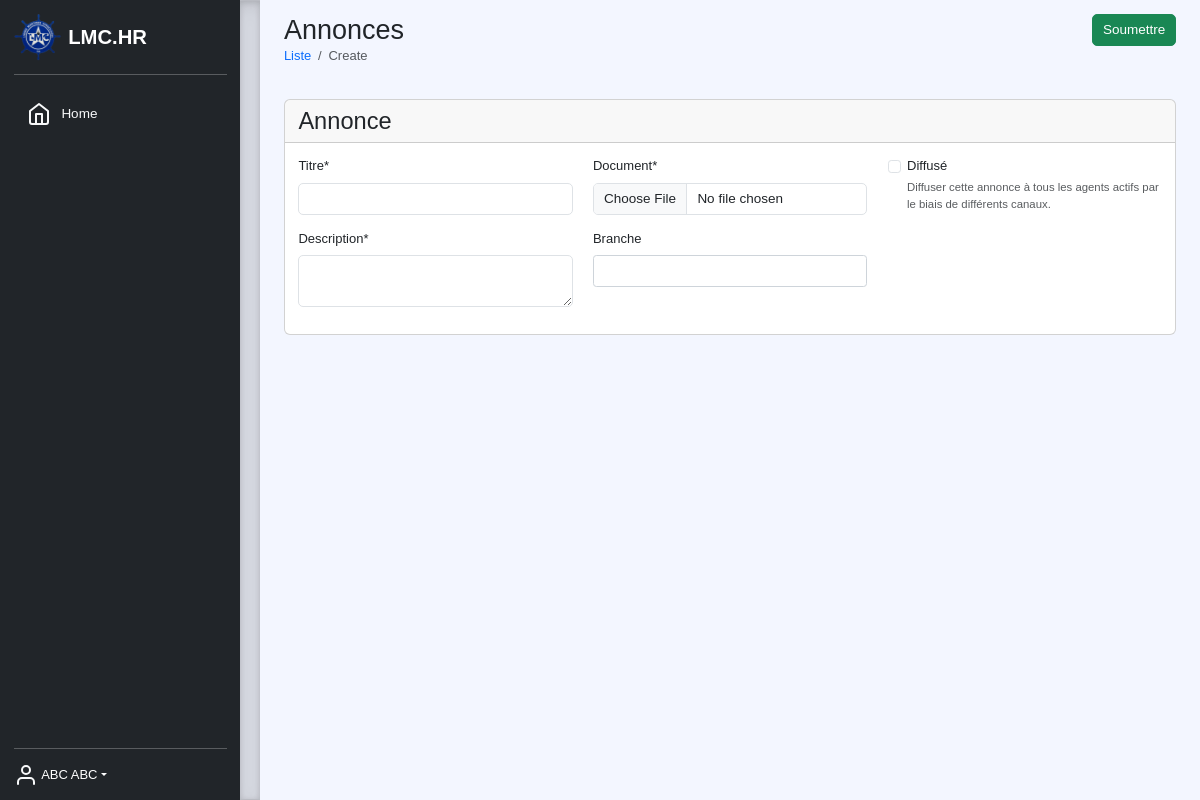
Before: /create/core/announcement (signed in) with the older database file.
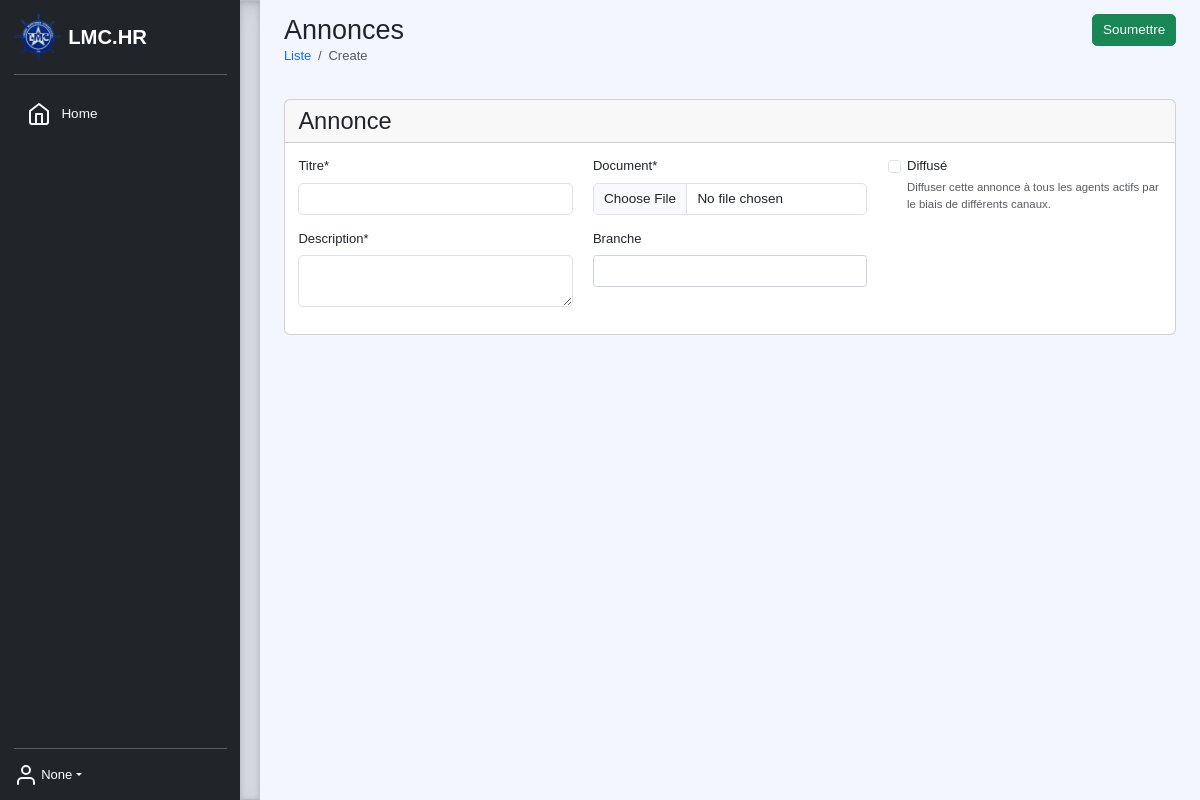
After: the same page with the newer database file.
### core/models.py (models this page shows, shortened)
class User(AbstractUser):
    employee = models.OneToOneField('employee.Employee', null=True, on_delete=models.SET_NULL, default=None)
    email = models.EmailField(unique=True, db_index=True)
    username = None
    USERNAME_FIELD = 'email'
    REQUIRED_FIELDS = []
    objects = UserManager()

### employee/models.py (models this page shows, shortened)
class Employee(models.Model):
    STATUS = (
        ('actif', 'Actif'),
        ('indisponibilite', 'Indisponibilite'),
        ('licenciement', 'Licenciement'),
        ('inactif', 'Inactif')
    )
    GENDERS = (("Male", "Homme"), ("Female", "Femme"))
    direction = models.ForeignKey(Direction, verbose_name="Direction", null=True, on_delete=models.SET_NULL)
    subDirection = models.ForeignKey(SubDirection, verbose_name="Sous-Direction/Technostructure", null=True, on_delete=models.SET_NULL)
    service = models.ForeignKey(Service, verbose_name="Service", null=True, on_delete=models.SET_NULL)
    function = models.ForeignKey(Function, verbose_name="Fonction", null=True, on_delete=models.SET_NULL)
    grade = models.ForeignKey(Grade, verbose_name="Grade", null=True, on_delete=models.SET_NULL)
    profile = models.ImageField(upload_to=upload_directory_file, blank=True, null=True, default=None)
    matricule = models.CharField("Matricule", unique=True, max_length=100, null=True, default=None)
    agreement = models.CharField("Type de contrat", max_length=10, choices=choices(Agreement, 'name'), null=True,
                                 default=None)
    first_name = models.CharField("Prenom", max_length=100, blank=True, null=True, default=None)
    middle_name = models.CharField("Post nom", max_length=100, blank=True, null=True, default=None)
    last_name = models.CharField("Nom", max_length=100, blank=True, null=True, default=None)
    n_cnss = models.CharField("N. CNSS", max_length=50, blank=True, null=True, default=None)
    n_inpp = models.CharField("N. INPP", max_length=50, blank=True, null=True, default=None)
    n_onem = models.CharField("N. ONEM", max_length=50, blank=True, null=True, default=None)
    gender = models.CharField("Genre", max_length=10, choices=GENDERS, null=True,
                              default="Male")
    marital_status = models.CharField("Etat civil", max_length=12,
                                      choices=(("Maried", "Marie"), ("Single", "Celibataire"), ("Widower", "Veuf(ve)")),
                                      default="Celibataire")
    spouse = models.CharField("Nom du cojoint(e)", max_length=100, blank=True, null=True, default=None)
    dob = models.DateField("Date de naissance", help_text='YYYY-MM-DD', blank=True, null=True, default=None)
    doj = models.DateField("Date d'entrée en fonction", help_text='YYYY-MM-DD', blank=True, null=True, default=None)
    mobile_number = PhoneNumberField("Numéro de mobile", null=True, default=None)
    address = models.TextField("Adresse permanente", blank=True, null=True, default=None)
    emergency_information = models.TextField("Information de contact d'urgence", null=True, default=None)
    syndicate = models.CharField("Syndicat", max_length=10, choices=choices(Syndicat, 'name'), blank=True, null=True,
                                 default=None)
    branch = models.CharField("Branch", max_length=10, choices=choices(Branch, 'name'))
    payment_method = models.CharField("Mode de paiement", max_length=10, choices=choices(PaymentMethod, 'name'))
    payer_name = models.CharField("Nom de la banque/Agent payeur", max_length=50, blank=True, null=True, default=None)
    pay_account = models.CharField("Numero de compte", max_length=50, blank=True, null=True, default=None)
    comment = models.TextField("Commentaire", blank=True, null=True, default=None)
    status = models.CharField(verbose_name="Status", max_length=20, choices=STATUS, default=STATUS[0][0])
    updated = models.DateTimeField(verbose_name="Mise à jour le", auto_now=True)
    created = models.DateTimeField(verbose_name="Créée le", auto_now_add=True)
    conf = {
        'icon': 'users',
        'description': 'The list of all employee of the company',
        'entry': reverse_lazy('core:list', kwargs={'app': 'employee', 'model': 'employee'}),
        'list': {
            'display': [('matricule', 'Matricule'), ('direction', 'Direction'), ('function', 'Fonction'), ('last_name', 'Nom'), ('first_name', 'Prenom'), ('status', 'Status'), ('updated', 'Mis à jour le')],
            'filter': ['direction', 'subDirection', 'function', 'grade', 'gender', 'marital_status', 'branch', 'payment_method', 'status', 'doj'],
            'action': [{
                'method': 'GET',
                'href': reverse_lazy('core:create', kwargs={'app': 'employee', 'model': 'employee'}),
                'class': 'btn btn-primary',
                'title': 'Ajouter'
            }]
        },
        'change': {
            'form': {
                'fields': ['direction', 'subDirection', 'service', 'function',
                           'grade', 'matricule', 'agreement', 'branch',
                           'profile', 'last_name', 'middle_name', 'first_name', 'dob',
                           'gender', 'marital_status', 'spouse', 'mobile_number', 'address',
                           'doj', 'n_cnss', 'n_inpp', 'n_onem',
                           'payment_method', 'pay_account', 'payer_name', 'emergency_information', 'comment', 'status'],
                'inlines': [{
                    'app': 'core',
                    'model': 'user',
                    'fields': ['email', 'groups']
                }, {
                    'app': 'employee',
                    'model': 'child',
                    'fields': ['full_name', 'dob', 'birth_certificate']
                }, {
                    'app': 'employee',
                    'model': 'document',
                    'fields': ['name', 'doc']
                }]
            },
            'action': [{
                'method': 'GET',
                'href': reverse_lazy('core:delete', kwargs={'app': 'employee', 'model': 'employee'}),
                'class': 'btn btn-danger',
                'title': 'Delete',
                'condition': 'True'
            }, {
                'method': 'GET',
                'href': reverse_lazy('core:document', kwargs={'app': 'employee', 'model': 'employee', 'document': 'employee'}),
                'class': 'btn btn-info',
                'title': 'Document',
                'condition': 'True'
            }]
        },
        'create': {
            'form': {
                'fields': ['direction', 'subDirection', 'service', 'function',
                           'grade', 'matricule', 'agreement', 'branch',
                           'profile', 'last_name', 'middle_name', 'first_name', 'dob',
                           'gender', 'marital_status', 'spouse', 'mobile_number', 'address',
                           'doj', 'n_cnss', 'n_inpp', 'n_onem',
                           'payment_method', 'pay_account', 'payer_name', 'emergency_information', 'comment', 'status'],
                'inlines': []
            }
        },
        'read': {
            'action': [{
                'method': 'GET',
                'href': reverse_lazy('core:document',
                                     kwargs={'app': 'employee', 'model': 'employee', 'document': 'employee'}),
                'class': 'btn btn-info',
                'title': 'Document',
                'condition': 'True'
            }]
        }
    }
    def full_name(self):
        return f"{self.last_name} {self.first_name}"

### core/views.py (the view, shortened to what this page needs)
# urls.py: path('create/<str:app>/<str:model>', Create.as_view(), name='create'),
class Create(LoginRequiredMixin, View):
    def get(self, request, app, model):
        model = apps.get_model(app, model_name=model)
        inlines = []
        fields = getattr(model, 'conf', {}).get('create', {}).get('form', {}).get('fields', '__all__')
        form = modelform_factory(model, fields=fields, form=Row3Form)()
        for inline in getattr(model, 'conf', {}).get('create', {}).get('form', {}).get('inlines', []):
            _fields = inline.get('fields', '__all__')
            _model = apps.get_model(inline.get('app'), model_name=inline.get('model'))
            _form = inlineformset_factory(model, _model, form=InlineForm, fields=_fields, extra=1)()
            inlines.append(_form)
        return render(request, f'{self.__class__.__name__.lower()}.html', locals())

### core/templatetags/core.py (called while the page is built, shortened)
@register.filter(name='menu')
def menu(request):
    app = dict()
    for model in apps.get_models():
        meta = model._meta
        if meta.app_label in ["admin"]: continue
        if meta.model_name not in ["notification", "announcement", "employee", "leave", "exit", "requisition", "fundrequest"]: continue
        if meta.app_label not in app: app[meta.app_label] = []
    return {k: v for k, v in app.items() if v}

@register.filter(name='getattr')
def getter(obj, field):
    return getattr(obj, field, None)

### employee/models.py (called while the page is built)
    def __str__(self):
        return f"{self.name}"

### templates/create.html (shortened to what this page needs)
{% extends 'base.html' %}
{% load core %}
{% load crispy_forms_tags %}
{% load crispy_forms_filters %}
{% block content %}
<div class="container-fluid">
    <div class="row">
        <div class="col">
            <h2 class="m-0">{{ model|getattr:'_meta'|getattr:'verbose_name_plural'|title }}</h2>
            <nav aria-label="breadcrumb">
              <ol class="breadcrumb">
                <li class="breadcrumb-item"><a href="{% url 'core:list' model|getattr:'_meta'|getattr:'app_label' model|getattr:'_meta'|getattr:'model_name' %}" class="text-decoration-none">Liste</a></li>
                <li class="breadcrumb-item active" aria-current="page">Create</li>
              </ol>
            </nav>
        </div>
        <div class="col text-end">
            <button class="btn btn-success" type="submit" form="form-{{ model|getattr:'_meta'|getattr:'model_name' }}">Soumettre</button>
        </div>
    </div>
    <div class="row mt-4">
        <form class="col" method="post" id="form-{{ model|getattr:'_meta'|getattr:'model_name' }}" enctype="multipart/form-data">
            <div class="row">
                <div class="col{% if inlines %}-8{% endif %}">
                    <div class="card">
                        <div class="card-header">
                            <h3 class="m-0">{{ model|getattr:'_meta'|getattr:'verbose_name'|title }}</h3>
                        </div>
                        <div class="card-body">
                            {% crispy form %}
                        </div>
                    </div>
                </div>
            </div>
        </form>
    </div>
</div>
{% endblock %}

### templates/base.html (shortened to what this page needs)
{% load static %}
{% load core %}
<!DOCTYPE html>
<html lang="fr">
<head>
    <link href="https://cdn.jsdelivr.net/npm/bootstrap@5.3.0-alpha3/dist/css/bootstrap.min.css" rel="stylesheet">
    <link rel="stylesheet" href="{% static 'css/custom.css' %}">
    <link rel="stylesheet" href="{% static 'css/select2.min.css' %}">
    <link rel="stylesheet" href="{% static 'css/select2-bootstrap-5-theme.min.css' %}">
    <link rel="stylesheet" href="{%  static 'css/select2-bootstrap-5-theme.rtl.min.css' %}">
</head>
<body>
    <main>
        <div class="d-flex flex-column flex-shrink-0 p-3 text-white bg-dark overflow-auto" style="width: 240px;">
            <a href="/" class="d-flex align-items-center mb-3 mb-md-0 me-md-auto text-white text-decoration-none">
              <img src="{% static 'images/logo.png' %}" width="48" />
              <span class="fs-4 ms-2 fw-bolder">LMC.HR</span>
            </a>
            <hr>
            <ul class="nav nav-pills flex-column mb-auto ">
                <li class="nav-item">
                    <a href="{% url 'core:home' %}" class="nav-link text-light {% if request.resolver_match.url_name == 'home' %}active{% endif %} py-3">
                        <i data-feather="home"></i>
                        <span class="fs-6 ms-2">Home</span>
                    </a>
                </li>
            </ul>
            <hr>
            <div class="dropdown">
              <a class="d-flex align-items-center text-white text-decoration-none dropdown-toggle" id="dropdownUser1" data-bs-toggle="dropdown" aria-expanded="false">
                <i data-feather="user" class="text-light"></i>
                  &nbsp;{{ request.user.employee.full_name|default:request.user.username }}
              </a>
            </div>
        </div>
        <div class="b-example-divider"></div>
        <div class="col scrollarea p-3">
            {% block content %}
            {% endblock %}
        </div>
    </main>
</body>
</html>

Changed rows visible on the page:
changed User: user.employee.full_name "ABC ABC" → "None"
